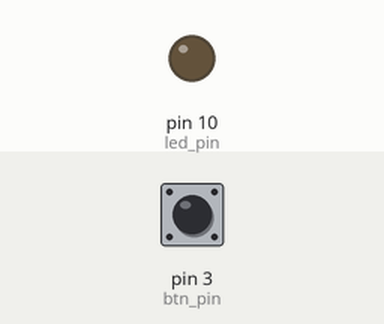
A sketch run on a simulated Arduino Uno, built with avr-gcc and run on an emulated ATmega328P. Parts: output pins drawn as LEDs (lit = HIGH). The inputs (shaded band) are chosen by the test bench; at power-on: pin 3 (btn_pin) LOW.

Above: at 1.2 s.
1.3 s: pin 3 (btn_pin) pulled HIGH for 0.15 s
At 2.5 s:
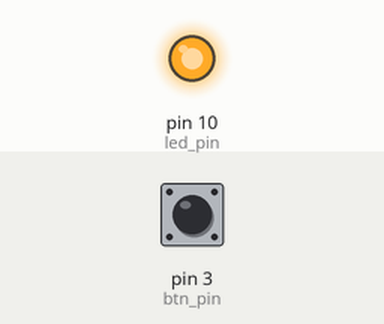
2.9 s: pin 3 (btn_pin) pulled HIGH for 1 s
At 3.8 s:
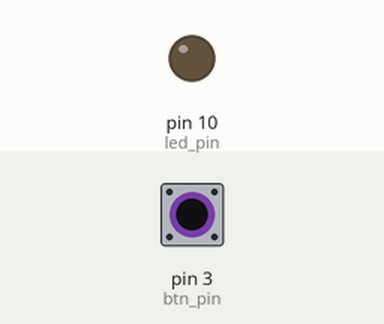
5.4 s: pin 3 (btn_pin) pulled HIGH for 3.2 s
At 5.7 s:
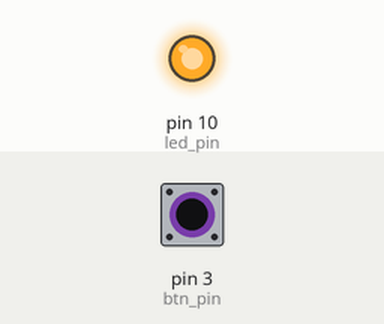
Timing chart, 0 to 8.4 s (numbered marks = the images above; inputs shaded):
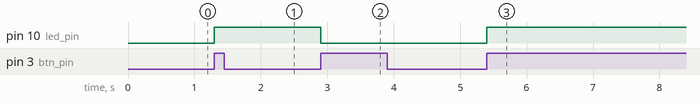

The sketch:

exercise1.ino
```cpp
#define btn_pin 3
#define led_pin 10

int flag = 0;

void setup()
{
  pinMode(btn_pin, INPUT);
  pinMode(led_pin, OUTPUT);
}

void loop()
{
  int val = digitalRead(btn_pin);
  if(val == HIGH && flag == 0){
      digitalWrite(led_pin, !digitalRead(led_pin));
      flag = 1;
  }
  if(val == LOW && flag == 1){
      flag = 0;
  }
}
```

Measured:
- after the input at 1.3 s, pin 10 (led_pin): LOW → HIGH at once
- after the input at 2.9 s, pin 10 (led_pin): HIGH → LOW at once
- after the input at 5.4 s, pin 10 (led_pin): LOW → HIGH at once
